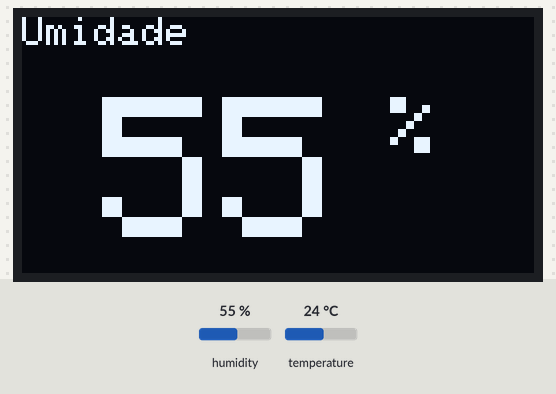
Recording of a sketch running on a simulated ESP8266 (NodeMCU). Parts: 128×64 one-colour display. Inputs (shaded band) come from the test bench; at power-on: temperature 24 °C, humidity 55 %.

Above: at 9.8 s.
9.9 s: temperature set to 12 °C
At 23.7 s:
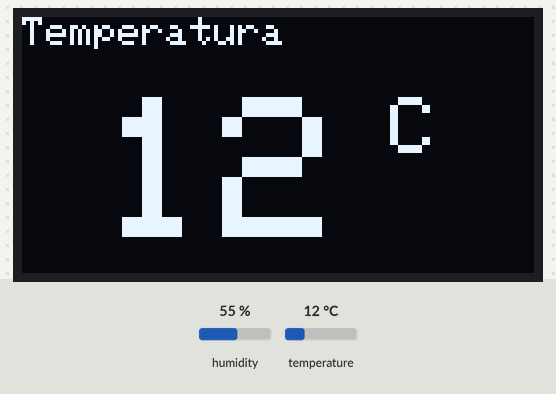
23.9 s: humidity set to 22 %
At 35.4 s:
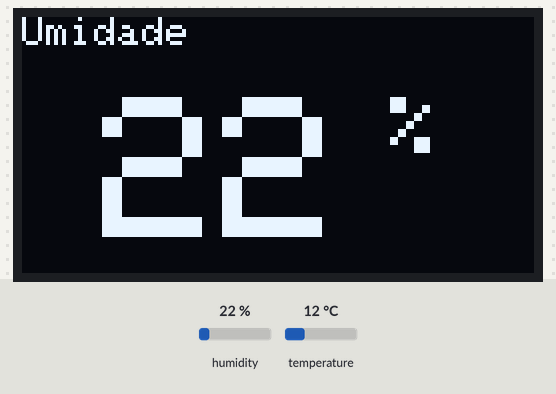
35.7 s: humidity set to 40 %
At 44.5 s:
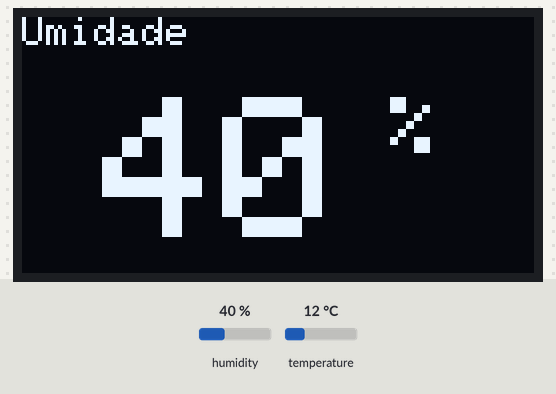
44.8 s: temperature set to 19 °C
At 51.0 s:
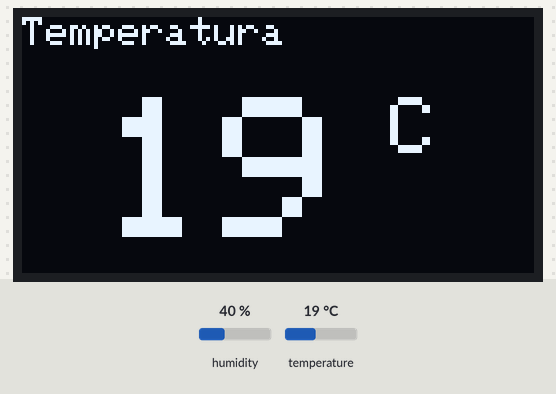
Timing chart, 0 to 52.5 s (numbered marks = the images above; inputs shaded):
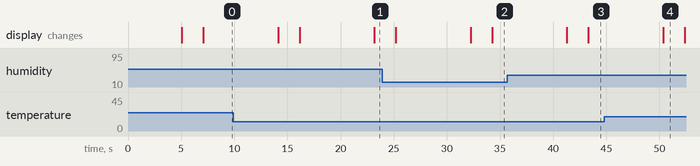

Measured:
- after the input at 9.9 s, the display: first differs from a run without the input after 13.3 s (image 1)
- after the input at 23.9 s, the display: first differs from a run without the input after 10.4 s (image 2)
- after the input at 35.7 s, the display: first differs from a run without the input after 7.6 s (image 3)
- after the input at 44.8 s, the display: changes after 5.5 s (image 4)

The sketch:

medidor-temperatura-umidade.ino
```cpp
// --- DHT ---
#include <DHT.h>
#define DHTPIN D3
#define DHTTYPE DHT22
DHT dht(DHTPIN, DHTTYPE);
int umidade;
int temperatura;

// --- DISPLAY ---
#include <Adafruit_SSD1306.h>
#define OLED_RESET LED_BUILTIN
Adafruit_SSD1306 display(OLED_RESET);

void setup() {
  configurarDisplay();
}

void loop() {
  medirTemperaturaUmidade();
  mostrarTemperaturaUmidade();
}

void configurarDisplay() {
  display.begin(SSD1306_SWITCHCAPVCC, 0x3C);
  display.setTextColor(WHITE);
  display.clearDisplay();
}

void medirTemperaturaUmidade() {
  umidade = dht.readHumidity();
  temperatura = dht.readTemperature(false);
  delay(5000);
}

void mostrarTemperaturaUmidade() {
  mostrarMensagemNoDisplay("Temperatura", (temperatura), " C");
  mostrarMensagemNoDisplay("Umidade", (umidade), " %");
}

void mostrarMensagemNoDisplay(const char* texto1, int medicao, const char* texto2) {
  display.clearDisplay();
  display.setTextSize(1);
  display.setCursor(0, 0);
  display.print(texto1);
  display.setTextSize(5);
  display.setCursor(20, 20);
  display.print(medicao);
  display.setTextSize(2);
  display.print(texto2);
  display.display();
  delay(2000);
}
```
